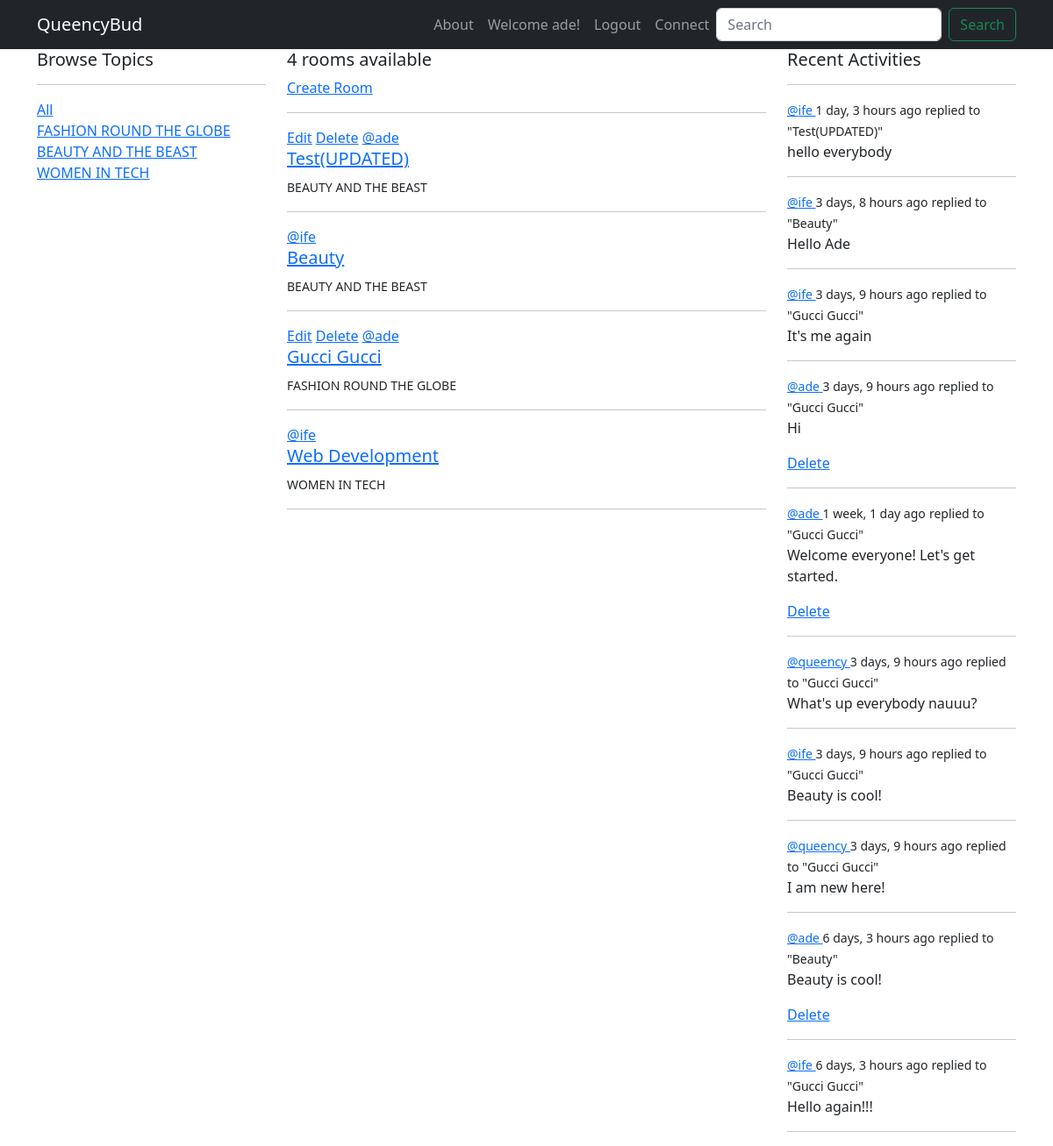
Screenshot of / (signed in) with the database file from the repository.
### base/models.py (models this page shows)
class Topic(models.Model):
    name = models.CharField(max_length=200)
    def __str__(self):
        return self.name

class Room(models.Model):
    host = models.ForeignKey(User, on_delete=models.SET_NULL, null=True)
    topic = models.ForeignKey(Topic, on_delete=models.SET_NULL, null=True)
    name = models.CharField(max_length=200)
    description = models.TextField(blank=True, null=True)
    participants = models.ManyToManyField(User, related_name='participants', blank=True)
    created = models.DateTimeField(auto_now_add=True)
    updated = models.DateTimeField(auto_now=True)
    class Meta:
        ordering = ['-updated', '-created']
    def __str__(self):
        return self.name

class Message(models.Model):
    user = models.ForeignKey(User, on_delete=models.CASCADE)
    room = models.ForeignKey(Room, on_delete=models.CASCADE)
    body = models.TextField()
    created = models.DateTimeField(auto_now_add=True)
    updated = models.DateTimeField(auto_now=True)
    class Meta:
        ordering = ['-updated', '-created']
    def __str__(self):
        return self.body[:50]

### base/views.py (the view)
# urls.py: path('', views.home_page, name='home'),
def home_page(request):
    q = request.GET.get('q') if request.GET.get('q') != None else ''
    topics = Topic.objects.all()
    rooms = Room.objects.filter(Q(name__icontains=q) |
    Q(topic__name__icontains=q) |
    Q(description__icontains=q)
    )
    room_count = rooms.count()
    room_message = Message.objects.filter(Q(room__topic__name__icontains=q) |
    Q(room__name__icontains=q)
    )
    context = {'rooms':rooms, 'topics':topics, 'room_count':room_count, 'room_message':room_message}
    return render(request, 'base/home.html', context)

### base/templates/base/home.html
{% extends 'main.html' %}
{% block content %}
<div class="container">
    <div class="row">
        <div class="col-3">
            <h5>Browse Topics</h5>
            <hr>
            {% include 'base/topics_component.html' %}
        </div>
        <div class="col-6">
            <h5>{{room_count}} rooms available</h5>
            <a href="{% url 'create-room' %}">Create Room</a>
            <hr>
            {% include 'base/room_feed_component.html' %}
        </div>
        <div class="col-3">
            {% include 'base/activity_component.html' %}
        </div>
    </div>
</div>
{% endblock %}

### templates/navbar.html (shortened to what this page needs)
<!DOCTYPE html>
{% load static %}
<html lang="en">
<head>
    <link href="https://cdn.jsdelivr.net/npm/bootstrap@5.2.0-beta1/dist/css/bootstrap.min.css" rel="stylesheet">
    <link rel="stylesheet" href="{% static 'base/styles/main.css' %}">
  </head>
<body>
    <nav class=" navbar navbar-expand-lg navbar-dark bg-dark">
        <div class="container">
            <a class="navbar-brand" href="{% url 'home' %}">QueencyBud</a>
            <div class="collapse navbar-collapse" id="navbarSupportedContent">
                <ul class="navbar-nav ms-auto mb-2 mb-lg-0">
                  <li class="nav-item">
                    <a class="nav-link" href="#">About</a>
                  </li>
                  {% if request.user.is_authenticated %}
                  <li>
                    <a class="nav-link inactive">Welcome {{request.user.username}}!</a>
                  </li>
                  <li class="nav-item">
                    <a class="nav-link" href="{% url 'logout' %}">Logout</a>
                  {% else %}
                  <li class="nav-item">
                    <a class="nav-link" href="{% url 'login' %}">Login</a>
                  </li>
                  {% endif %}
                  <li class="nav-item">
                    <a class="nav-link" href="https://www.facebook.com">Connect</a>
                  </li>
                </ul>
                <form method="get" action="{% url 'home' %}" class="d-flex" role="search">
                  <input class="form-control me-2" name="q" type="search" placeholder="Search" aria-label="Search">
                  <button class="btn btn-outline-success" type="submit">Search</button>
                </form>
            </div>
        </div>
    </nav>
</body>
</html>

### base/templates/base/topics_component.html
<div>
    <a href="{% url 'home' %}">All</a>
</div>
{% for topic in topics %}
<div>
    <a href="{% url 'home' %}?q={{topic.name}}">{{topic.name}}</a>
</div>
{% endfor %}

### base/templates/base/room_feed_component.html
{% for room in rooms %}
                <div>
                    {% if request.user == room.host %}
                    <a href="{% url 'update-room' room.id %}">Edit</a>
                    <a href="{% url 'delete-room' room.id %}">Delete</a>
                    {% endif %}
                    <span><a href="{% url 'user-profile' room.host.id %}">@{{room.host}}</a></span>
                    <h5><a href="{% url 'room' room.id %}">{{room.name}}</a></h5>
                    <small>{{room.topic}}</small>
                    <hr>
                </div>
            {% endfor %}

### base/templates/base/activity_component.html
<h5>Recent Activities</h5>
            <hr>
            {% for message in room_message %}
            <div>
                <small><a href="{% url 'user-profile' message.user.id %}">@{{message.user}} </a>   {{message.created|timesince}} ago</small>
                <small>replied to "{{message.room}}"</small>
                <p>{{message}}</p>
                {% if request.user == message.user %}
                <span><a href="{% url 'delete-home-message' message.id %}">Delete</a></span>
                {% endif %}
                <hr>
            </div>
            {% endfor %}

### rows the page displays
Topic: name "FASHION ROUND THE GLOBE"
Topic: name "BEAUTY AND THE BEAST"
Topic: name "WOMEN IN TECH"
Room: shows "Edit", host "ade", name "Test(UPDATED)", topic "BEAUTY AND THE BEAST"
Room: host "ife", name "Beauty", topic "BEAUTY AND THE BEAST"
Room: shows "Edit", host "ade", name "Gucci Gucci", topic "FASHION ROUND THE GLOBE"
Room: host "ife", name "Web Development", topic "WOMEN IN TECH"
Message: user "ife", created "1 day, 3 hours", room "Test(UPDATED)", body "hello everybody"
Message: user "ife", created "3 days, 8 hours", room "Beauty", body "Hello Ade"
Message: user "ife", created "3 days, 9 hours", room "Gucci Gucci", body "It's me again"
Message: user "ade", created "3 days, 9 hours", room "Gucci Gucci", body "Hi", shows "Delete"
Message: user "ade", created "1 week, 1 day", room "Gucci Gucci", body "Welcome everyone! Let's get started.", shows "Delete"
Message: user "queency", created "3 days, 9 hours", room "Gucci Gucci", body "What's up everybody nauuu?"
Message: user "ife", created "3 days, 9 hours", room "Gucci Gucci", body "Beauty is cool!"
Message: user "queency", created "3 days, 9 hours", room "Gucci Gucci", body "I am new here!"
Message: user "ade", created "6 days, 3 hours", room "Beauty", body "Beauty is cool!", shows "Delete"
Message: user "ife", created "6 days, 3 hours", room "Gucci Gucci", body "Hello again!!!"

### other values shown
{{ request.user.username }} "ade"
{{ room_count }} "4"
